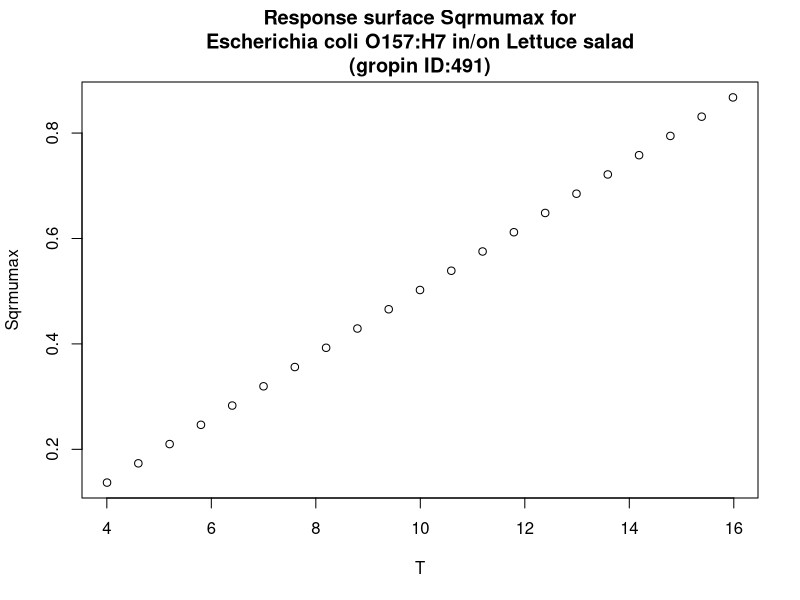

Recreate this plot in R.
#############################
# start of Parameter script
#############################
T <- seq(4.004,15.984015984016,length.out=21)
#############################
# end of Parameter script
#############################
############################# 
# start of Model script Gropin ID 491 
#############################
 
# constant coefficients for this model
 
variables <- data.frame(T)
argumentsPar <- expand.grid(variables)
 
# heart of the model
response_surface <- function(T) {
   mumax <-0.061*(T-1.76)

return(mumax=mumax)
} 

# output parameters
responseSurface <- cbind(argumentsPar,response_surface(argumentsPar['T']))
colnames(responseSurface) <- c(colnames(argumentsPar),'Sqrmumax')
#############################
# End of Model script
#############################
############################# 
# start of Visualisation script Gropin ID 491 
#############################
plot(T,responseSurface$'Sqrmumax',xlab='T',
                          ylab='Sqrmumax',main='Response surface Sqrmumax for
Escherichia coli O157:H7 in/on Lettuce salad
(gropin ID:491)')
#############################
# End of Visualisation script
#############################
